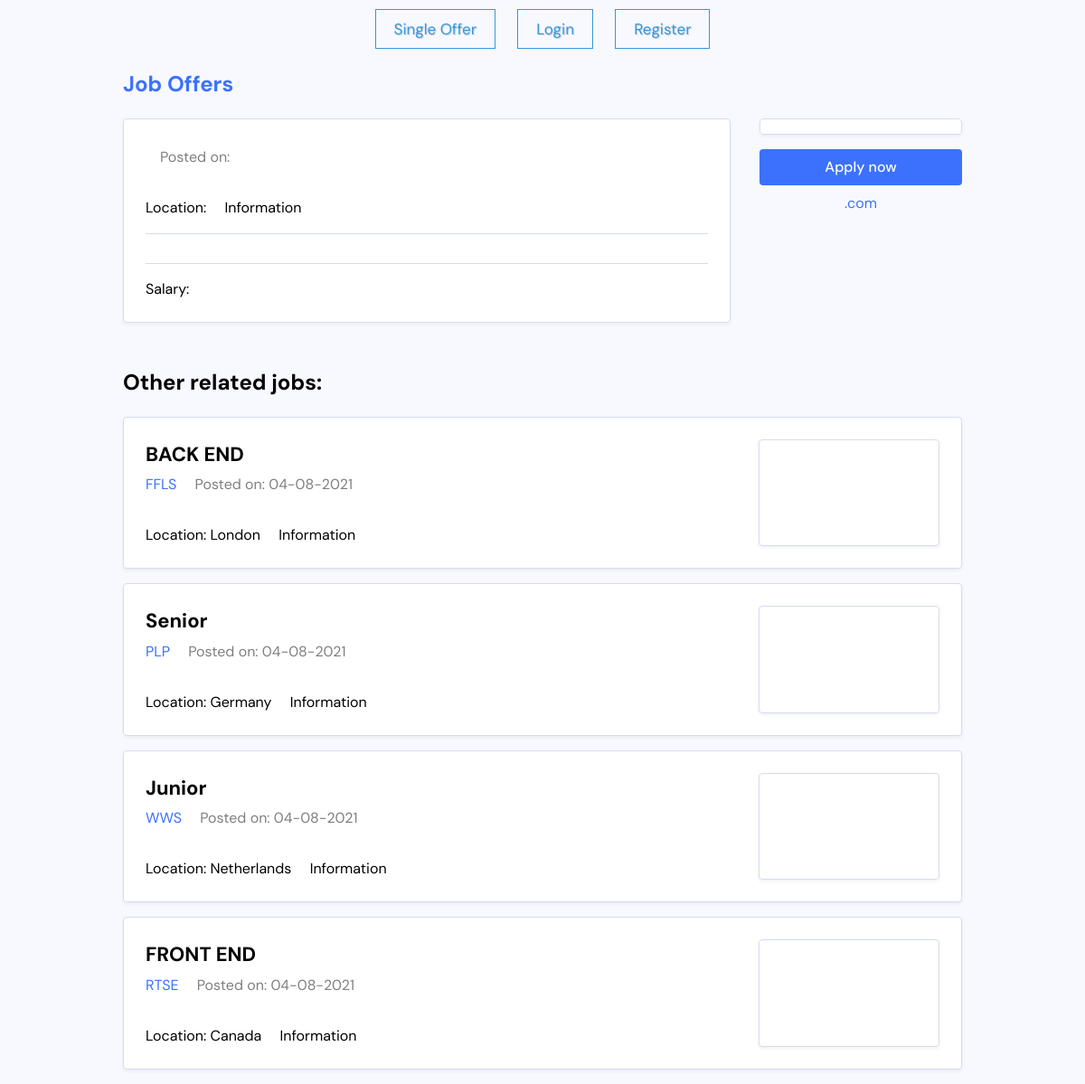
Page /singlePage.php on the committed database.
### tables this page shows
CREATE TABLE `created_posts` (
  `offer_id` bigint(20) NOT NULL,
  `get_user_id` varchar(30) NOT NULL,
  `title` varchar(20) NOT NULL,
  `description` longtext NOT NULL,
  `company` varchar(20) NOT NULL,
  `location` varchar(20) NOT NULL,
  `salary` int(11) NOT NULL,
  `date_post` varchar(12) NOT NULL
);

### src/functions.php (called while the page is built, shortened)
<?php
function set_user_navigation()
{
    $styleUser = "";
    $styleGuest = "";
    if (isset($_SESSION["user_id"])) {
        $styleUser = "style='display:block;'";
        $styleGuest = "style='display:none;'";
    } else {
        $styleUser = "style='display:none;'";
        $styleGuest = "style='display:block;'";
    }
    return array($styleUser, $styleGuest);
}

### src/singlePage.php (the view, shortened to what this page needs)
<?php
include("conection.php");
include("functions.php");
$styleData = set_user_navigation();
$offer_data = $_COOKIE["singleProductId"];
$query = "SELECT * FROM created_posts WHERE offer_id = '$offer_data'";
$result = mysqli_query($conn2, $query);
$offerData = mysqli_fetch_array($result, MYSQLI_ASSOC);
$secondQuery = "SELECT * FROM created_posts WHERE offer_id != '$offer_data'";
$allResults = mysqli_query($conn2, $secondQuery);
$allData = mysqli_fetch_all($allResults, MYSQLI_ASSOC);
?>
<!DOCTYPE html>
<html lang="en">
<head>
	<link rel="stylesheet" href="../css/nav.css">
	<link rel="stylesheet" href="../css/master.css">
</head>
<nav id="guest" class="nav-bar" <?php echo $styleData[1]; ?>>
	<a class="a-button a-btn" href="singlePage.php">Single Offer</a>
	<a class="a-button a-btn" href="login.php">Login</a>
	<a class="a-button a-btn" href="register.php">Register</a>
</nav>
<body>
	<div class="site-wrapper">
		<header class="site-header">
			<h2 class="site-title"><a href="index.php">Job Offers</a></h2>
		</header>
		<div class="job-single">
			<main class="job-main">
				<div class="job-card">
					<div class="job-primary">
						<header class="job-header">
							<div class="job-meta">
								<span class="meta-date">Posted on:
								</span>
							</div>
							<div class="job-details">
								<span class="job-location">
									Location: <?php echo htmlspecialchars($offerData['location']); ?>
								</span>
								<span class="job-type">Information</span>
							</div>
						</header>
						<div class="job-body">
						</div>
						<div class="job-body">
							<p>
								Salary: <?php echo htmlspecialchars($offerData['salary']); ?>
							</p>
						</div>
					</div>
				</div>
			</main>
			<aside class="job-secondary">
				<div class="job-logo">
					<div class="job-logo-box">
					</div>
				</div>
				<a id="applyBtn" href="#" class="button button-wide" onclick="requestData()">Apply now</a>
				<a href="#"><?php echo htmlspecialchars($offerData['company']); ?>.com</a>
			</aside>
		</div>
		<h2 class="section-heading">Other related jobs:</h2>
		<ul class="jobs-listing">
			<?php foreach ($allData as $item) { ?>
				<li class="job-card">
					<div class="job-primary">
						<h2 class="job-title"><a href="#" onclick="test(<?php echo htmlspecialchars($item['offer_id']); ?>)">
								<?php echo htmlspecialchars($item['title']); ?>
							</a></h2>
						<div class="job-meta">
							<a class="meta-company" href="#">
								<?php echo htmlspecialchars($item['company']); ?>
							</a>
							<span class="meta-date">Posted on:
								<?php echo htmlspecialchars($item['date_post']); ?>
							</span>
						</div>
						<div class="job-details">
							<span class="job-location">
								Location: <?php echo htmlspecialchars($item['location']); ?>
							</span>
							<span class="job-type">Information</span>
						</div>
					</div>
					<div class="job-logo">
						<div class="job-logo-box">
						</div>
					</div>
				</li>
			<?php } ?>
		</ul>
	</div>
</body>
</html>

### css/nav.css (style rules this page uses)
.nav-bar { margin: 10px; padding: 10px 10px 10px 10px; position: relative; display: block; text-shadow: 1px 1px 1px rgba(0, 0, 0, 0.2); text-align: center; }
.a-button { border: 1px solid #3498db; background: none; padding: 10px 20px; font-size: 17px; font-family: "montserrat"; cursor: pointer; margin: 10px; transition: 0.8s; position: relative; overflow: hidden; font-family: "DM Sans", sans-serif; }
.a-btn { color: #3498db; }

### css/master.css (style rules this page uses)
html { line-height: 1.15; -webkit-text-size-adjust: 100%; }
body { margin: 0; }
main { display: block; }
a { background-color: transparent; }
html { -webkit-box-sizing: border-box; -moz-box-sizing: border-box; box-sizing: border-box; }
*, *:before, *:after { -webkit-box-sizing: inherit; -moz-box-sizing: inherit; box-sizing: inherit; }
:root { --color-base: #f8f9ff; --color-primary: #3c71fe; --color-separator: #d5dcef; --font-sans: "DM Sans", sans-serif; }
body { background: var(--color-base); font-family: var(--font-sans); line-height: 1.5; }
a { color: var(--color-primary); text-decoration: none; }
.site-wrapper { max-width: 58em; margin: 0 auto; }
.jobs-listing { margin: 0; padding: 0; }
.jobs-listing li { margin-bottom: 1em; }
.job-card { margin: 0; padding: 1.5em; list-style: none; background: white; border: 1px solid var(--color-separator); border-radius: 0.25em; box-shadow: 0px 2px 4px rgba(0, 0, 0, 0.06); display: flex; }
.job-card .job-primary { flex: 1 1 auto; }
.job-card .job-title { margin: 0; font-size: 1.375em; margin-bottom: 0.25em; }
.job-card .job-title a { color: black; }
.job-card .job-details { margin-top: 2em; }
.job-card .job-type { margin-left: 1em; display: inline-block; }
.job-card .meta-date { opacity: 0.5; margin-left: 1em; }
.job-logo { flex: 0 0 12.5em; background: white; display: flex; align-items: stretch; justify-content: stretch; }
.job-logo-box { max-height: 7.875em; border: 1px solid var(--color-separator); border-radius: 0.25em; box-shadow: 0px 2px 4px rgba(0, 0, 0, 0.06); display: flex; align-items: center; justify-content: center; padding: 0.5em; width: 100%; }
.job-single { display: flex; }
.job-single .job-secondary { flex: 0 0 14em; margin-left: 2em; text-align: center; }
.job-single .job-secondary .button { margin-bottom: 0.5em; }
.job-single .job-main { flex: 1 1 auto; }
.job-single .job-body { margin-top: 1em; padding-top: 1em; border-top: 1px solid var(--color-separator); }
.job-single .job-body p:first-child { margin-top: 0; }
.job-single .job-body p:last-child { margin-bottom: 0; }
.job-single .job-logo { margin-bottom: 1em; }
.section-heading { margin-top: 2em; }
.button { padding: 0.5em 0.75em; border-radius: 0.25em; background: var(--color-primary); color: white; font-weight: 500; text-align: center; display: inline-block; }
.button-wide { width: 100%; }

### rows in the picture
created_posts: title "BACK END", company "FFLS", date_post "04-08-2021", location "London"
created_posts: title "Senior", company "PLP", date_post "04-08-2021", location "Germany"
created_posts: title "Junior", company "WWS", date_post "04-08-2021", location "Netherlands"
created_posts: title "FRONT END", company "RTSE", date_post "04-08-2021", location "Canada"
